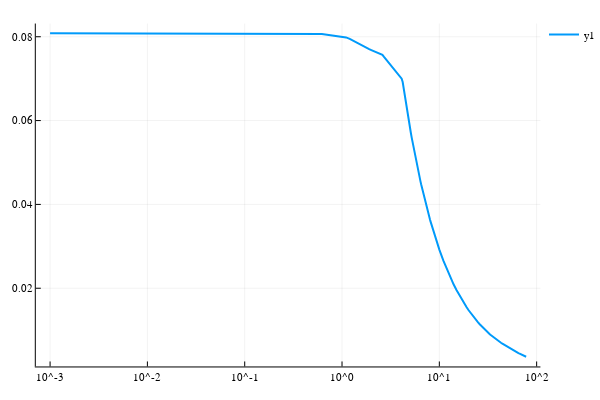

Source (notebook cell):
### Markdown cell above
## μ vs ξ

### Code cell
μs = [fbares.μ for fbares in fbaress]
plot((ξrange, μs), xaxis = :log, lw = 2)

### Figure 1 — Plotly figure (JSON) as saved in the notebook; plotly's stock layout.template omitted (floating-point values rounded to 4 significant figures; data arrays with more than 128 entries replaced by an {"elided": "..."} marker saying what was removed)
{"data": [{"colorbar": {"title": ""}, "hoverinfo": "text", "legendgroup": "y1", "line": {"color": "rgba(0, 154, 250, 1.000)", "dash": "solid", "shape": "linear", "width": 2}, "mode": "lines", "name": "y1", "showlegend": true, "text": {"elided": "393 null values"}, "type": "scatter", "x": {"elided": "393 float values"}, "xaxis": "x1", "y": {"elided": "393 float values"}, "yaxis": "y1"}], "layout": {"annotations": [], "height": 400, "legend": {"bgcolor": "rgba(255, 255, 255, 1.000)", "bordercolor": "rgba(0, 0, 0, 1.000)", "font": {"color": "rgba(0, 0, 0, 1.000)", "family": "sans-serif", "size": 11}, "tracegroupgap": 0, "x": 1, "y": 1}, "margin": {"b": 20, "l": 0, "r": 0, "t": 20}, "paper_bgcolor": "rgba(255, 255, 255, 1.000)", "plot_bgcolor": "rgba(255, 255, 255, 1.000)", "showlegend": true, "width": 600, "xaxis": {"anchor": "y1", "domain": [0.06582, 0.9934], "gridcolor": "rgba(0, 0, 0, 0.100)", "gridwidth": 0.5, "linecolor": "rgba(0, 0, 0, 1.000)", "mirror": false, "range": [-3.147, 2.039], "showgrid": true, "showline": true, "showticklabels": true, "tickangle": 0, "tickcolor": "rgb(0, 0, 0)", "tickfont": {"color": "rgba(0, 0, 0, 1.000)", "family": "sans-serif", "size": 11}, "tickmode": "array", "ticks": "inside", "ticktext": ["10^-3", "10^-2", "10^-1", "10^0", "10^1", "10^2"], "tickvals": [0.001, 0.01, 0.1, 1, 10, 100], "title": "", "titlefont": {"color": "rgba(0, 0, 0, 1.000)", "family": "sans-serif", "size": 15}, "type": "log", "visible": true, "zeroline": false, "zerolinecolor": "rgba(0, 0, 0, 1.000)"}, "yaxis": {"anchor": "x1", "domain": [0.03762, 0.9902], "gridcolor": "rgba(0, 0, 0, 0.100)", "gridwidth": 0.5, "linecolor": "rgba(0, 0, 0, 1.000)", "mirror": false, "range": [0.001341, 0.08315], "showgrid": true, "showline": true, "showticklabels": true, "tickangle": 0, "tickcolor": "rgb(0, 0, 0)", "tickfont": {"color": "rgba(0, 0, 0, 1.000)", "family": "sans-serif", "size": 11}, "tickmode": "array", "ticks": "inside", "ticktext": ["0.02", "0.04", "0.06", "0.08"], "tickvals": [0.02, 0.04, 0.06, 0.08], "title": "", "titlefont": {"color": "rgba(0, 0, 0, 1.000)", "family": "sans-serif", "size": 15}, "type": "-", "visible": true, "zeroline": false, "zerolinecolor": "rgba(0, 0, 0, 1.000)"}}}
